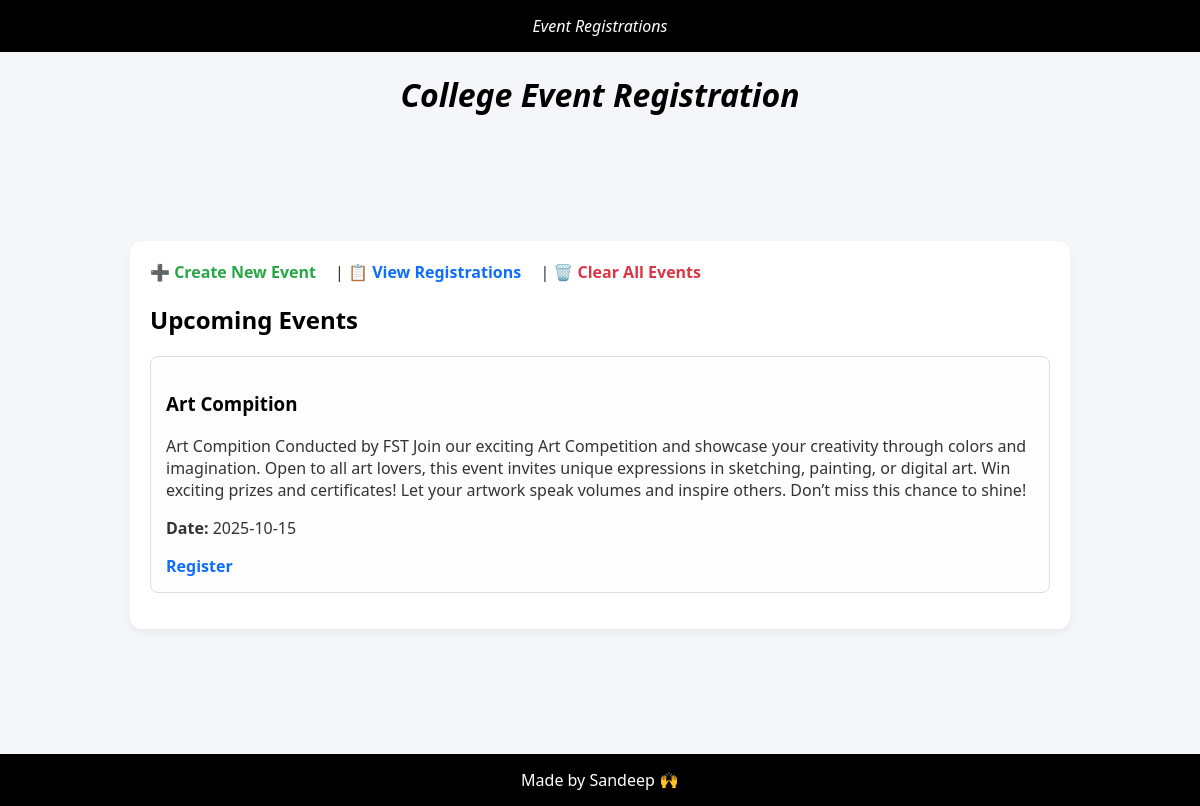
The page / on the database its author committed.
### tables this page shows
CREATE TABLE events (
            id INTEGER PRIMARY KEY AUTOINCREMENT,
            title TEXT NOT NULL,
            description TEXT NOT NULL,
            date TEXT NOT NULL
        );

### app.py (the view)
@app.route("/")
def home():
    conn = sqlite3.connect("database.db")
    c = conn.cursor()
    c.execute("SELECT * FROM events")
    events = c.fetchall()
    conn.close()
    return render_template("home.html", events=events)

### templates/home.html (shortened to what this page needs)
<!DOCTYPE html>
<html>
<head>
  <link rel="stylesheet" href="{{ url_for('static', filename='css/style.css') }}">
</head>
<body>
  <header><i>Event Registrations</i></header>
<h1><center><i>College Event Registration</i></center></h1>
  <div class="container">
    <a href="{{ url_for('create_event') }}"class="link-green">➕ Create New Event</a> |
<a href="{{ url_for('dashboard') }}">📋 View Registrations</a> |
<a href="{{ url_for('clear_events') }}" class="link-red"  onclick="return confirm('Are you sure you want to delete all events?')">🗑️ Clear All Events</a>
    <h2>Upcoming Events</h2>
    <ul>
      {% for event in events %}
      <li>
        <h3>{{ event[1] }}</h3>
        <p>{{ event[2] }}</p>
        <p><strong>Date:</strong> {{ event[3] }}</p>
        <a href="{{ url_for('register', event_id=event[0]) }}">Register</a>
      </li>
      {% else %}
      <p>No events available.</p>
      {% endfor %}
    </ul>
  </div>
  <footer>Made by Sandeep 🙌</footer>
</body>
</html>

### static/css/style.css (style rules this page uses)
body { font-family: 'Segoe UI', Tahoma, Geneva, Verdana, sans-serif; background-color: #f4f6f9; color: #333; margin: 0; padding: 0; }
header, footer { background-color: Black; color: white; padding: 15px 30px; text-align: center; }
h1 { Color: Black; }
h2, h3 { color: Black; }
.container { max-width: 900px; margin: 125px auto; padding: 20px; background-color: white; border-radius: 12px; box-shadow: 0 4px 8px rgba(0,0,0,0.05); }
a { text-decoration: none; color: #0d6efd; font-weight: bold; margin-right: 15px; }
ul { list-style: none; padding: 0; }
li { background-color: #fdfdfd; padding: 15px; border: 1px solid #ddd; margin-bottom: 12px; border-radius: 8px; }
.link-green { color: #28a745; text-decoration: none; font-weight: bold; }
.link-red { color: #dc3545; text-decoration: none; font-weight: bold; }

### rows shown on the page
events: title "Art Compition", description "Art Compition Conducted by FST Join our exciting Art Competition and showcase your creativity through colors and imagination. Open to all art lovers, this event invites unique expressions in sketching, painting, or digital art. Win exciting prizes and certificates! Let your artwork speak volumes and inspire others. Don’t miss this chance to shine!", date "2025-10-15"
